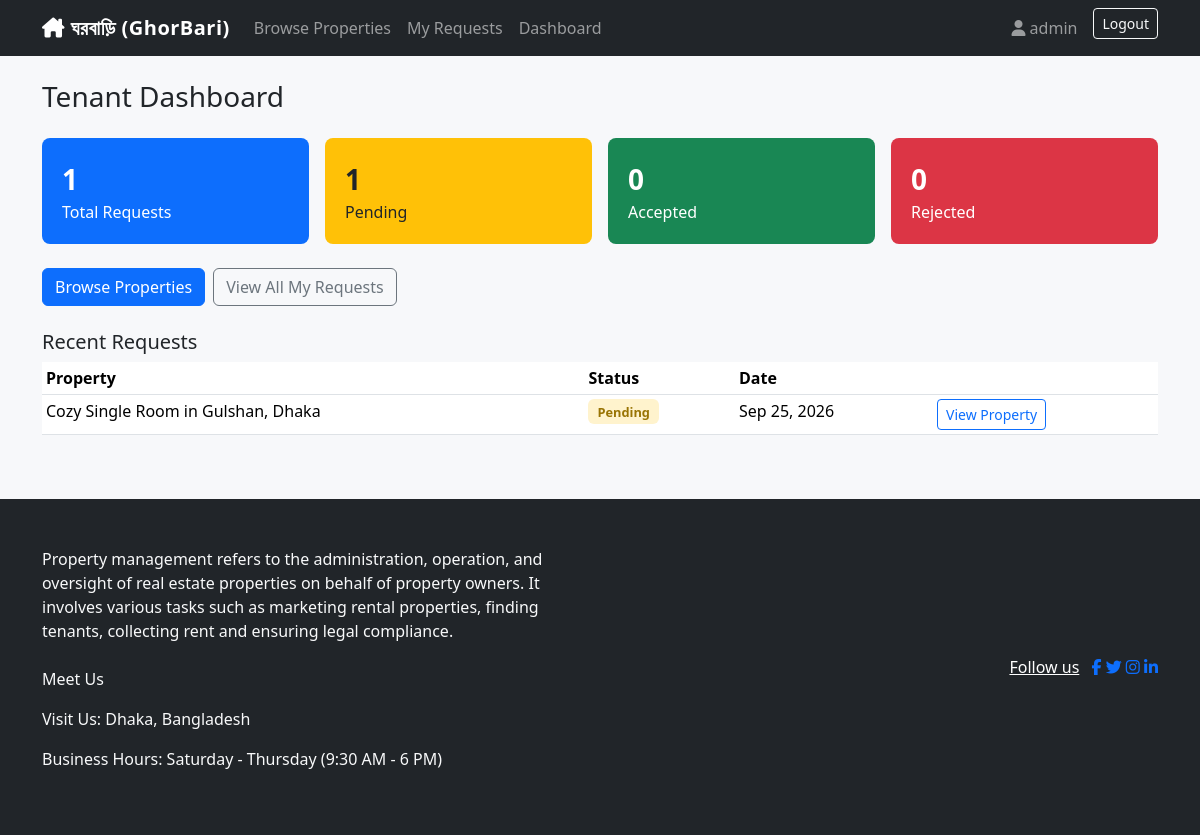
/accounts/dashboard/ (signed in), run on an earlier commit of the app's database.
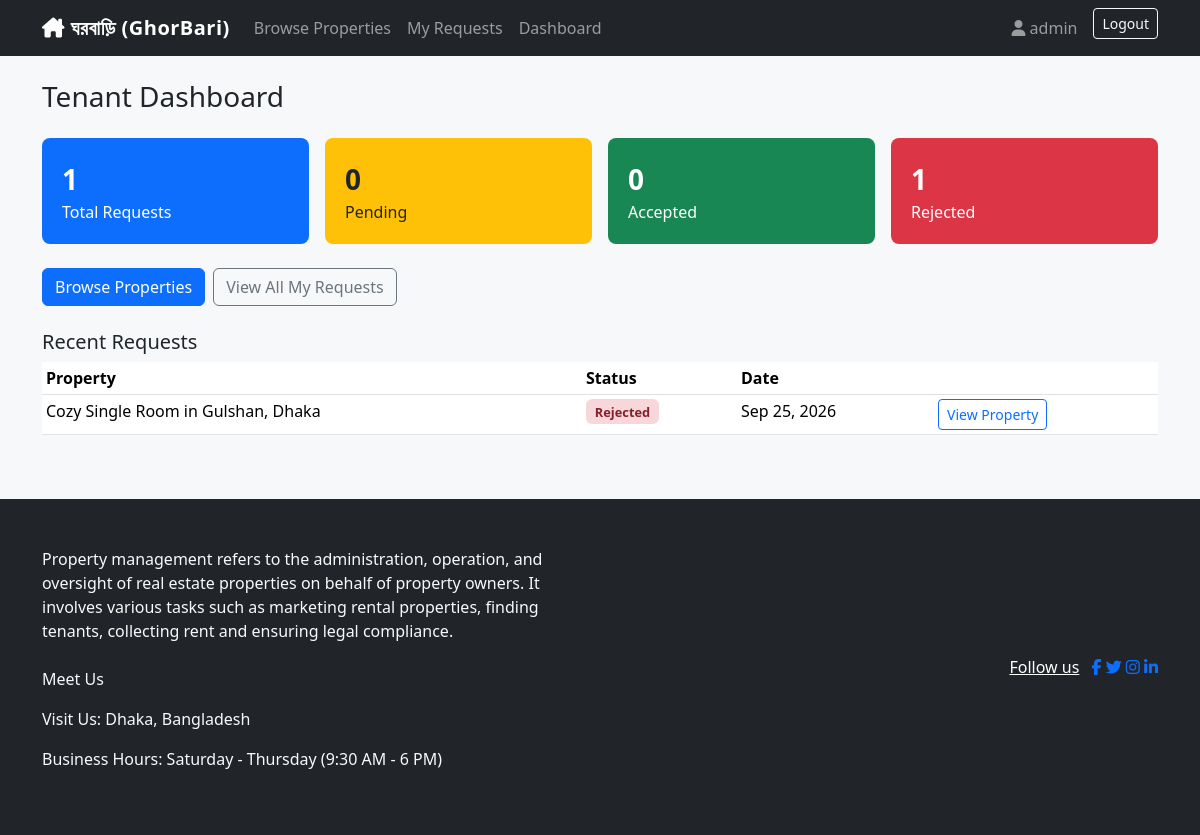
And on a later commit of the database.
### rentals/models.py (models this page shows, shortened)
class RentalRequest(models.Model):
    class Status(models.TextChoices):
        PENDING = 'PENDING', 'Pending'
        ACCEPTED = 'ACCEPTED', 'Accepted'
        REJECTED = 'REJECTED', 'Rejected'
        CANCELLED = 'CANCELLED', 'Cancelled'
    property = models.ForeignKey(
        'properties.Property', on_delete=models.CASCADE, related_name='rental_requests'
    )
    tenant = models.ForeignKey(
        settings.AUTH_USER_MODEL, on_delete=models.CASCADE, related_name='rental_requests'
    )
    message = models.TextField(blank=True)
    request_date = models.DateTimeField(auto_now_add=True)
    status = models.CharField(max_length=10, choices=Status.choices, default=Status.PENDING)
    class Meta:
        ordering = ['-request_date']

### properties/models.py (models this page shows, shortened)
class Property(models.Model):
    class PropertyType(models.TextChoices):
        APARTMENT = 'APARTMENT', 'Apartment'
        HOUSE = 'HOUSE', 'House'
        ROOM = 'ROOM', 'Room'
        OFFICE = 'OFFICE', 'Office'
    owner = models.ForeignKey(
        settings.AUTH_USER_MODEL, on_delete=models.CASCADE, related_name='properties'
    )
    title = models.CharField(max_length=200)
    description = models.TextField()
    property_type = models.CharField(max_length=20, choices=PropertyType.choices)
    location = models.CharField(max_length=255)
    monthly_rent = models.DecimalField(max_digits=10, decimal_places=2)
    bedrooms = models.PositiveIntegerField(default=1)
    bathrooms = models.PositiveIntegerField(default=1)
    image = models.ImageField(upload_to='property_images/', blank=True, null=True)
    is_available = models.BooleanField(default=True)
    created_at = models.DateTimeField(auto_now_add=True)
    updated_at = models.DateTimeField(auto_now=True)
    class Meta:
        ordering = ['-created_at']
        verbose_name_plural = 'Properties'

### accounts/views.py (the view)
# urls.py: path('dashboard/', views.dashboard_view, name='dashboard'),
@login_required
def dashboard_view(request):
    if request.user.is_owner:
        properties = Property.objects.filter(owner=request.user)
        requests_qs = RentalRequest.objects.filter(property__owner=request.user)
        context = {
            'total_properties': properties.count(),
            'available_properties': properties.filter(is_available=True).count(),
            'total_requests': requests_qs.count(),
            'pending_requests': requests_qs.filter(status='PENDING').count(),
            'accepted_requests': requests_qs.filter(status='ACCEPTED').count(),
            'properties': properties.order_by('-created_at')[:5],
            'recent_requests': requests_qs.order_by('-request_date')[:5],
        }
        return render(request, 'accounts/owner_dashboard.html', context)
    else:
        requests_qs = RentalRequest.objects.filter(tenant=request.user)
        context = {
            'total_requests': requests_qs.count(),
            'pending_requests': requests_qs.filter(status='PENDING').count(),
            'accepted_requests': requests_qs.filter(status='ACCEPTED').count(),
            'rejected_requests': requests_qs.filter(status='REJECTED').count(),
            'recent_requests': requests_qs.order_by('-request_date')[:5],
        }
        return render(request, 'accounts/tenant_dashboard.html', context)

### accounts/models.py (called while the page is built)
    @property
    def is_owner(self):
        return self.role == self.Role.OWNER

### templates/accounts/tenant_dashboard.html (shortened to what this page needs)
{% extends 'base.html' %}
{% block content %}
<h3 class="mb-4">Tenant Dashboard</h3>
<div class="row g-3 mb-4">
    <div class="col-md-3 col-6"><div class="dashboard-stat bg-primary"><div class="fs-3 fw-bold">{{ total_requests }}</div>Total Requests</div></div>
    <div class="col-md-3 col-6"><div class="dashboard-stat bg-warning text-dark"><div class="fs-3 fw-bold">{{ pending_requests }}</div>Pending</div></div>
    <div class="col-md-3 col-6"><div class="dashboard-stat bg-success"><div class="fs-3 fw-bold">{{ accepted_requests }}</div>Accepted</div></div>
    <div class="col-md-3 col-6"><div class="dashboard-stat bg-danger"><div class="fs-3 fw-bold">{{ rejected_requests }}</div>Rejected</div></div>
</div>
<div class="d-flex gap-2 mb-4">
    <a href="{% url 'properties:list' %}" class="btn btn-primary">Browse Properties</a>
    <a href="{% url 'rentals:my_requests' %}" class="btn btn-outline-secondary">View All My Requests</a>
</div>
<h5>Recent Requests</h5>
<div class="table-responsive">
<table class="table table-sm bg-white">
    <thead><tr><th>Property</th><th>Status</th><th>Date</th><th></th></tr></thead>
    <tbody>
    {% for r in recent_requests %}
        <tr>
            <td>{{ r.property.title }}</td>
            <td><span class="status-badge status-{{ r.status }}">{{ r.get_status_display }}</span></td>
            <td>{{ r.request_date|date:"M d, Y" }}</td>
            <td><a href="{% url 'properties:detail' r.property.pk %}" class="btn btn-sm btn-outline-primary">View Property</a></td>
        </tr>
    {% empty %}<tr><td colspan="4" class="text-muted">You haven't made any requests yet.</td></tr>{% endfor %}
    </tbody>
</table>
</div>
{% endblock %}

What changed in the data, as far as the page shows it:
changed RentalRequest "Cozy Single Room in Gulshan, Dhaka": status "Pending" → "Rejected"
Also different on the page:
{{ pending_requests }}: "1" → "0"
{{ rejected_requests }}: "0" → "1"
